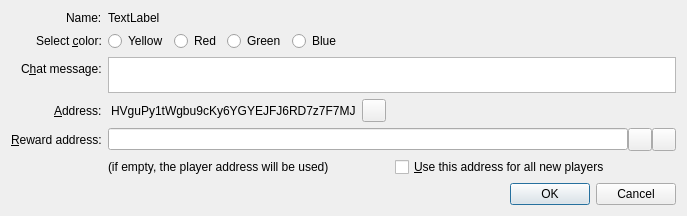
<?xml version="1.0" encoding="UTF-8"?>
<ui version="4.0">
 <class>ConfigureNameDialog1</class>
 <widget class="QDialog" name="ConfigureNameDialog1">
  <property name="geometry">
   <rect>
    <x>0</x>
    <y>0</y>
    <width>687</width>
    <height>216</height>
   </rect>
  </property>
  <property name="sizePolicy">
   <sizepolicy hsizetype="Preferred" vsizetype="Preferred">
    <horstretch>0</horstretch>
    <verstretch>0</verstretch>
   </sizepolicy>
  </property>
  <property name="windowTitle">
   <string>Configure Name</string>
  </property>
  <layout class="QVBoxLayout" name="verticalLayout">
   <item>
    <layout class="QFormLayout" name="formLayout">
     <property name="fieldGrowthPolicy">
      <enum>QFormLayout::AllNonFixedFieldsGrow</enum>
     </property>
     <property name="labelAlignment">
      <set>Qt::AlignRight|Qt::AlignTrailing|Qt::AlignVCenter</set>
     </property>
     <item row="1" column="0">
      <widget class="QLabel" name="label_2">
       <property name="text">
        <string>Name:</string>
       </property>
      </widget>
     </item>
     <item row="1" column="1">
      <widget class="QLabel" name="labelName">
       <property name="text">
        <string notr="true">TextLabel</string>
       </property>
      </widget>
     </item>
     <item row="2" column="0">
      <widget class="QLabel" name="labelColor">
       <property name="text">
        <string>Select &amp;color:</string>
       </property>
       <property name="buddy">
        <cstring>yellowButton</cstring>
       </property>
      </widget>
     </item>
     <item row="2" column="1">
      <layout class="QHBoxLayout" name="horizontalLayoutSpawn">
       <item>
        <widget class="QRadioButton" name="yellowButton">
         <property name="text">
          <string>Yellow</string>
         </property>
        </widget>
       </item>
       <item>
        <widget class="QRadioButton" name="redButton">
         <property name="text">
          <string>Red</string>
         </property>
        </widget>
       </item>
       <item>
        <widget class="QRadioButton" name="greenButton">
         <property name="text">
          <string>Green</string>
         </property>
        </widget>
       </item>
       <item>
        <widget class="QRadioButton" name="blueButton">
         <property name="text">
          <string>Blue</string>
         </property>
        </widget>
       </item>
       <item>
        <spacer name="horizontalSpacer_2">
         <property name="orientation">
          <enum>Qt::Horizontal</enum>
         </property>
         <property name="sizeHint" stdset="0">
          <size>
           <width>40</width>
           <height>20</height>
          </size>
         </property>
        </spacer>
       </item>
      </layout>
     </item>
     <item row="3" column="0">
      <widget class="QLabel" name="label_3">
       <property name="text">
        <string>C&amp;hat message:</string>
       </property>
       <property name="buddy">
        <cstring>messageEdit</cstring>
       </property>
      </widget>
     </item>
     <item row="3" column="1">
      <widget class="QPlainTextEdit" name="messageEdit">
       <property name="sizePolicy">
        <sizepolicy hsizetype="Expanding" vsizetype="MinimumExpanding">
         <horstretch>0</horstretch>
         <verstretch>0</verstretch>
        </sizepolicy>
       </property>
       <property name="minimumSize">
        <size>
         <width>0</width>
         <height>20</height>
        </size>
       </property>
       <property name="maximumSize">
        <size>
         <width>16777215</width>
         <height>100</height>
        </size>
       </property>
      </widget>
     </item>
     <item row="4" column="0">
      <widget class="QLabel" name="labelCurrentAddress">
       <property name="text">
        <string>&amp;Address:</string>
       </property>
       <property name="buddy">
        <cstring>copyButton</cstring>
       </property>
      </widget>
     </item>
     <item row="4" column="1">
      <layout class="QHBoxLayout" name="horizontalLayout_2">
       <item>
        <widget class="QLabel" name="labelAddress">
         <property name="sizePolicy">
          <sizepolicy hsizetype="Preferred" vsizetype="Preferred">
           <horstretch>0</horstretch>
           <verstretch>0</verstretch>
          </sizepolicy>
         </property>
         <property name="maximumSize">
          <size>
           <width>16777215</width>
           <height>16777215</height>
          </size>
         </property>
         <property name="toolTip">
          <string>Huntercoin address to which the name is assigned</string>
         </property>
         <property name="text">
          <string notr="true">HVguPy1tWgbu9cKy6YGYEJFJ6RD7z7F7MJ</string>
         </property>
         <property name="indent">
          <number>3</number>
         </property>
        </widget>
       </item>
       <item>
        <widget class="QToolButton" name="copyButton">
         <property name="toolTip">
          <string>Copy address to clipboard</string>
         </property>
         <property name="text">
          <string/>
         </property>
         <property name="icon">
          <iconset resource="../bitcoin.qrc">
           <normaloff>:/icons/editcopy</normaloff>:/icons/editcopy</iconset>
         </property>
         <property name="shortcut">
          <string>Alt+P</string>
         </property>
        </widget>
       </item>
       <item>
        <spacer name="horizontalSpacer">
         <property name="orientation">
          <enum>Qt::Horizontal</enum>
         </property>
         <property name="sizeHint" stdset="0">
          <size>
           <width>40</width>
           <height>20</height>
          </size>
         </property>
        </spacer>
       </item>
      </layout>
     </item>
     <item row="5" column="0">
      <widget class="QLabel" name="labelRewardAddress">
       <property name="text">
        <string>&amp;Reward address:</string>
       </property>
       <property name="buddy">
        <cstring>copyButton</cstring>
       </property>
      </widget>
     </item>
     <item row="5" column="1">
      <layout class="QHBoxLayout" name="rewardAddrLayout">
       <property name="spacing">
        <number>0</number>
       </property>
       <property name="sizeConstraint">
        <enum>QLayout::SetDefaultConstraint</enum>
       </property>
       <item>
        <widget class="QValidatedLineEdit" name="rewardAddr">
         <property name="toolTip">
          <string>The Huntercoin address that will receive rewards for this player.
If empty, player's own address will be used.</string>
         </property>
         <property name="text">
          <string notr="true"/>
         </property>
         <property name="maxLength">
          <number>34</number>
         </property>
        </widget>
       </item>
       <item>
        <widget class="QToolButton" name="addressBookButton">
         <property name="toolTip">
          <string>Choose address from address book</string>
         </property>
         <property name="text">
          <string/>
         </property>
         <property name="icon">
          <iconset resource="../bitcoin.qrc">
           <normaloff>:/icons/address-book</normaloff>:/icons/address-book</iconset>
         </property>
         <property name="shortcut">
          <string>Alt+A</string>
         </property>
        </widget>
       </item>
       <item>
        <widget class="QToolButton" name="pasteButton">
         <property name="toolTip">
          <string>Paste address from clipboard</string>
         </property>
         <property name="text">
          <string/>
         </property>
         <property name="icon">
          <iconset resource="../bitcoin.qrc">
           <normaloff>:/icons/editpaste</normaloff>:/icons/editpaste</iconset>
         </property>
         <property name="shortcut">
          <string>Alt+P</string>
         </property>
        </widget>
       </item>
      </layout>
     </item>
     <item row="6" column="1">
      <layout class="QHBoxLayout" name="horizontalLayout_4">
       <item>
        <widget class="QLabel" name="label">
         <property name="text">
          <string>(if empty, the player address will be used)</string>
         </property>
        </widget>
       </item>
       <item>
        <widget class="QCheckBox" name="useRewardAddressForNewPlayers">
         <property name="text">
          <string>&amp;Use this address for all new players</string>
         </property>
        </widget>
       </item>
      </layout>
     </item>
    </layout>
   </item>
   <item>
    <layout class="QHBoxLayout" name="horizontalLayout">
     <item>
      <spacer name="horizontalSpacer_5">
       <property name="orientation">
        <enum>Qt::Horizontal</enum>
       </property>
       <property name="sizeHint" stdset="0">
        <size>
         <width>40</width>
         <height>20</height>
        </size>
       </property>
      </spacer>
     </item>
     <item>
      <widget class="QDialogButtonBox" name="buttonBox">
       <property name="sizePolicy">
        <sizepolicy hsizetype="Maximum" vsizetype="Fixed">
         <horstretch>0</horstretch>
         <verstretch>0</verstretch>
        </sizepolicy>
       </property>
       <property name="orientation">
        <enum>Qt::Horizontal</enum>
       </property>
       <property name="standardButtons">
        <set>QDialogButtonBox::Cancel|QDialogButtonBox::Ok</set>
       </property>
      </widget>
     </item>
    </layout>
   </item>
  </layout>
 </widget>
 <customwidgets>
  <customwidget>
   <class>QValidatedLineEdit</class>
   <extends>QLineEdit</extends>
   <header>../../src/qt/qvalidatedlineedit.h</header>
  </customwidget>
 </customwidgets>
 <tabstops>
  <tabstop>buttonBox</tabstop>
 </tabstops>
 <resources>
  <include location="../bitcoin.qrc"/>
 </resources>
 <connections>
  <connection>
   <sender>buttonBox</sender>
   <signal>rejected()</signal>
   <receiver>ConfigureNameDialog1</receiver>
   <slot>reject()</slot>
   <hints>
    <hint type="sourcelabel">
     <x>618</x>
     <y>382</y>
    </hint>
    <hint type="destinationlabel">
     <x>286</x>
     <y>274</y>
    </hint>
   </hints>
  </connection>
  <connection>
   <sender>buttonBox</sender>
   <signal>accepted()</signal>
   <receiver>ConfigureNameDialog1</receiver>
   <slot>accept()</slot>
   <hints>
    <hint type="sourcelabel">
     <x>618</x>
     <y>382</y>
    </hint>
    <hint type="destinationlabel">
     <x>157</x>
     <y>274</y>
    </hint>
   </hints>
  </connection>
 </connections>
</ui>
